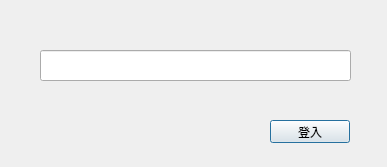
<?xml version="1.0" encoding="UTF-8"?>
<ui version="4.0">
 <class>LoginDialog</class>
 <widget class="QDialog" name="LoginDialog">
  <property name="geometry">
   <rect>
    <x>0</x>
    <y>0</y>
    <width>387</width>
    <height>167</height>
   </rect>
  </property>
  <property name="sizePolicy">
   <sizepolicy hsizetype="Fixed" vsizetype="Fixed">
    <horstretch>0</horstretch>
    <verstretch>0</verstretch>
   </sizepolicy>
  </property>
  <property name="windowTitle">
   <string>Dialog</string>
  </property>
  <widget class="QLineEdit" name="lineEdit">
   <property name="geometry">
    <rect>
     <x>40</x>
     <y>50</y>
     <width>311</width>
     <height>31</height>
    </rect>
   </property>
  </widget>
  <widget class="QPushButton" name="pushButton">
   <property name="geometry">
    <rect>
     <x>270</x>
     <y>120</y>
     <width>80</width>
     <height>23</height>
    </rect>
   </property>
   <property name="text">
    <string>登入</string>
   </property>
  </widget>
 </widget>
 <resources/>
 <connections/>
</ui>
